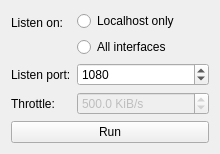
<?xml version="1.0" encoding="UTF-8"?>
<ui version="4.0">
 <class>MainWindow</class>
 <widget class="QMainWindow" name="MainWindow">
  <property name="geometry">
   <rect>
    <x>0</x>
    <y>0</y>
    <width>220</width>
    <height>145</height>
   </rect>
  </property>
  <property name="windowTitle">
   <string>Qt Socks Server Test GUI</string>
  </property>
  <property name="windowIcon">
   <iconset resource="resources.qrc">
    <normaloff>:/images/images/sock.png</normaloff>:/images/images/sock.png</iconset>
  </property>
  <widget class="QWidget" name="centralWidget">
   <layout class="QVBoxLayout" name="verticalLayout_3">
    <item>
     <layout class="QVBoxLayout" name="verticalLayout_2">
      <item>
       <layout class="QFormLayout" name="formLayout">
        <property name="fieldGrowthPolicy">
         <enum>QFormLayout::AllNonFixedFieldsGrow</enum>
        </property>
        <item row="0" column="0">
         <widget class="QLabel" name="label">
          <property name="text">
           <string>Listen on:</string>
          </property>
         </widget>
        </item>
        <item row="0" column="1">
         <layout class="QVBoxLayout" name="verticalLayout">
          <item>
           <widget class="QRadioButton" name="localhostRadioButton">
            <property name="text">
             <string>Localhost only</string>
            </property>
           </widget>
          </item>
          <item>
           <widget class="QRadioButton" name="allInterfacesRadioButton">
            <property name="text">
             <string>All interfaces</string>
            </property>
           </widget>
          </item>
         </layout>
        </item>
        <item row="2" column="0">
         <widget class="QLabel" name="label_2">
          <property name="text">
           <string>Throttle:</string>
          </property>
         </widget>
        </item>
        <item row="2" column="1">
         <widget class="QDoubleSpinBox" name="throttleSpinBox">
          <property name="enabled">
           <bool>false</bool>
          </property>
          <property name="suffix">
           <string> KiB/s</string>
          </property>
          <property name="decimals">
           <number>1</number>
          </property>
          <property name="minimum">
           <double>1.000000000000000</double>
          </property>
          <property name="maximum">
           <double>10000.000000000000000</double>
          </property>
          <property name="value">
           <double>500.000000000000000</double>
          </property>
         </widget>
        </item>
        <item row="1" column="0">
         <widget class="QLabel" name="label_3">
          <property name="text">
           <string>Listen port:</string>
          </property>
         </widget>
        </item>
        <item row="1" column="1">
         <widget class="QSpinBox" name="listenPortSpinbox">
          <property name="maximum">
           <number>65535</number>
          </property>
          <property name="value">
           <number>1080</number>
          </property>
         </widget>
        </item>
       </layout>
      </item>
      <item>
       <widget class="QPushButton" name="runButton">
        <property name="text">
         <string>Run</string>
        </property>
        <property name="checkable">
         <bool>true</bool>
        </property>
       </widget>
      </item>
     </layout>
    </item>
   </layout>
  </widget>
 </widget>
 <layoutdefault spacing="6" margin="11"/>
 <resources>
  <include location="resources.qrc"/>
 </resources>
 <connections/>
</ui>
